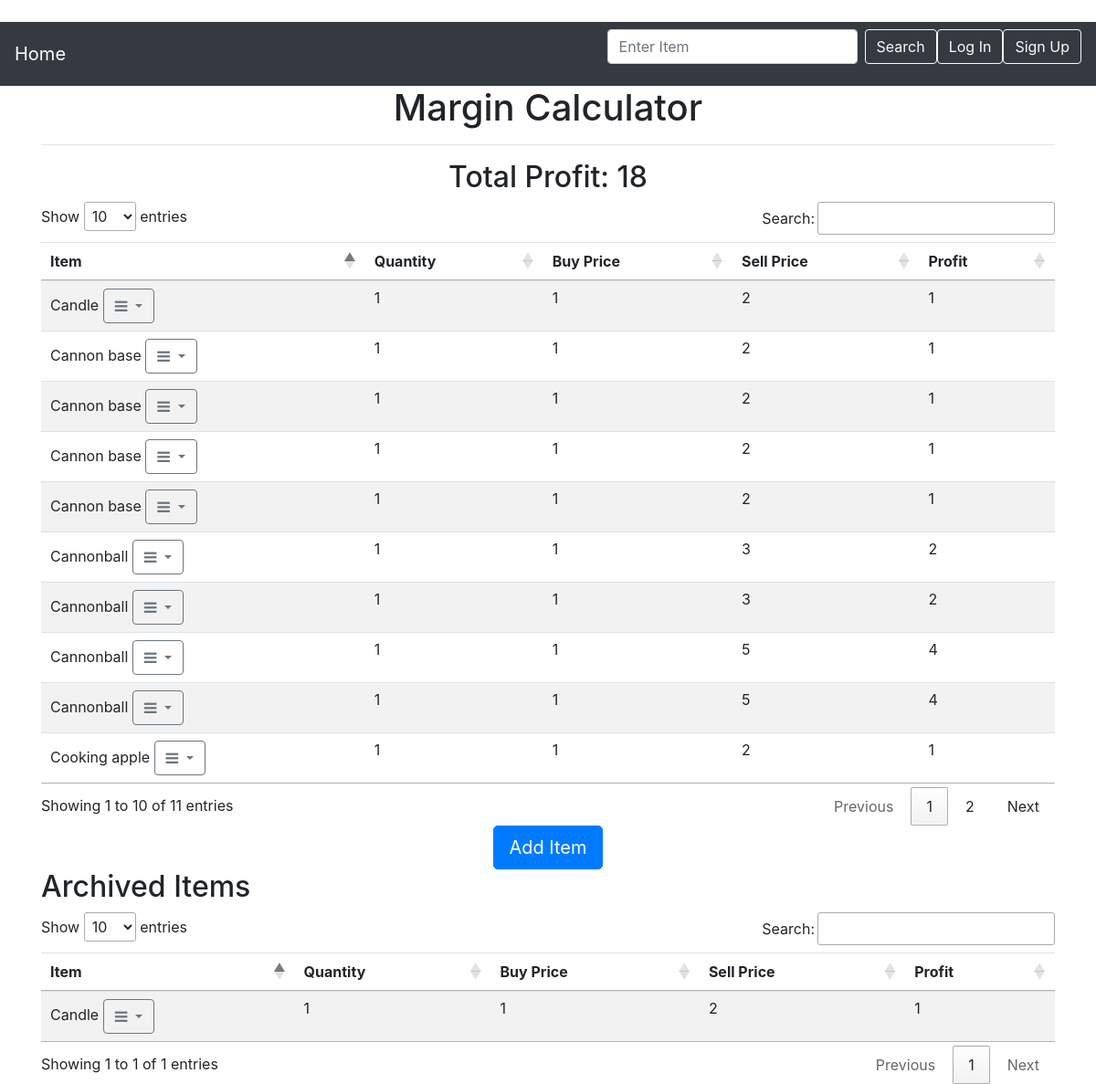
The page / on the database its author committed.
### app.py (models this page shows)
class Todo(db.Model):
    id = db.Column(db.Integer, primary_key=True)
    text = db.Column(db.String(200))
    complete = db.Column(db.Boolean)
    quantity = db.Column(db.Integer)
    buy = db.Column(db.Integer)
    sell = db.Column(db.Integer)

### app.py (the view)
@app.route('/')
def index():
    incomplete = Todo.query.filter_by(complete=False).all()
    complete = Todo.query.filter_by(complete=True).all()
    return render_template('index.html', incomplete=incomplete, complete=complete)

### templates/index.html (shortened to what this page needs)
﻿<!DOCTYPE html>
<html lang="en">
<head>
	<link rel="stylesheet" href="https://cdnjs.cloudflare.com/ajax/libs/font-awesome/4.7.0/css/font-awesome.min.css">
	<link rel="stylesheet" type="text/css" href="{{ url_for('static',filename='styles/main.css') }}">
	<link rel="stylesheet" href="https://stackpath.bootstrapcdn.com/bootstrap/4.1.1/css/bootstrap.min.css"
>
	<link rel="stylesheet" type="text/css" href="https://cdn.datatables.net/1.10.21/css/jquery.dataTables.css">
</head>
<body onload="sumProfit()">
	<nav class="navbar navbar-dark bg-dark">
		<a class="navbar-brand" href="{{ url_for('index') }}">Home</a>
		<form class="form-inline" action="{{ url_for('search') }}" method="POST">
			<input class="form-control mr-sm-2" type="text" name="search" placeholder="Enter Item" aria-label="Search" aria-describedby="basic-addon1">
			<button class="btn btn-outline-light my-2 my-sm-0" type="submit">Search</button>
			<button class="btn btn-outline-light my-2 my-sm-0" type="submit">Log In</button>
			<button class="btn btn-outline-light my-2 my-sm-0" type="submit">Sign Up</button>
		</form>
	</nav>
	<div class="container">
		<h1 class="text-center">Margin Calculator</h1>
		<hr />
		<div>
			<h2 class="text-center">
				Total Profit: <span id="profit"></span>
			</h2>
		</div>
		<div>
			<ul class="list-group">
				<table class="table-striped table" id="data-table">
					<thead>
						<tr>
							<th>
								Item
							</th>
							<th>
								Quantity
							</th>
							<th>
								Buy Price
							</th>
							<th>
								Sell Price
							</th>
							<th>
								Profit
							</th>
						</tr>
					</thead>
					<tbody>
						{% for todo in incomplete %}
						<tr>
							<td>
								<span class="dropdown">
									{{ todo.text }}
									<button class="btn btn-small btn btn-outline-secondary dropdown-toggle" type="button" data-toggle="dropdown">
										<i class="fa fa-bars more-btn" aria-hidden="true"></i>
									</button>
								</span>
							</td>
							<td>{{ todo.quantity }}</td>
							<td>{{ todo.buy }}</td>
							<td>{{ todo.sell}}</td>
							<td class="profit"> {{ (todo.sell - todo.buy) * todo.quantity }}</td>
						</tr>
						{% endfor %}
					</tbody>
				</table>
			</ul>
		</div>
		<div class="text-center">
			<button type="button" class="btn btn-primary btn-lg" id="add-item" onclick="showAddItem()">Add Item</button>
		</div>
		<h2>Archived Items</h2>
		<ul class="list-group">
			<table class="table table-striped" id="data-table-archive">
				<thead>
					<tr>
						<th>Item</th>
						<th>Quantity</th>
						<th>Buy Price</th>
						<th>Sell Price</th>
						<th>Profit</th>
					</tr>
				</thead>
				<tbody>
					{% for todo in complete %}
					<tr>
						<td>
							<span class="dropdown">
								{{ todo.text }}
								<button class="btn btn-small btn btn-outline-secondary dropdown-toggle" type="button" data-toggle="dropdown">
									<i class="fa fa-bars more-btn" aria-hidden="true"></i>
								</button>
							</span>
						</td>
						<td>{{ todo.quantity }}</td>
						<td>{{ todo.buy }}</td>
						<td>{{ todo.sell}}</td>
						<td> {{ (todo.sell - todo.buy) * todo.quantity }}</td>
					</tr>
					{% endfor %}
				</tbody>
			</table>
		</ul>
	</div>
</body>
</html>

### static/styles/main.css (style rules this page uses)
.more-btn { cursor: pointer; }
thead { border-top: solid thick; }

### rows shown on the page
Todo: text "Cooking apple", quantity "1", buy "1", sell "2", (todo.sell-todo.buy)*todo.quantity "1"
Todo: text "Cannon base", quantity "1", buy "1", sell "2", (todo.sell-todo.buy)*todo.quantity "1"
Todo: text "Cannon base", quantity "1", buy "1", sell "2", (todo.sell-todo.buy)*todo.quantity "1"
Todo: text "Candle", quantity "1", buy "1", sell "2", (todo.sell-todo.buy)*todo.quantity "1"
Todo: text "Cannon base", quantity "1", buy "1", sell "2", (todo.sell-todo.buy)*todo.quantity "1"
Todo: text "Cannon base", quantity "1", buy "1", sell "2", (todo.sell-todo.buy)*todo.quantity "1"
Todo: text "Cannonball", quantity "1", buy "1", sell "3", (todo.sell-todo.buy)*todo.quantity "2"
Todo: text "Cannonball", quantity "1", buy "1", sell "3", (todo.sell-todo.buy)*todo.quantity "2"
Todo: text "Cannonball", quantity "1", buy "1", sell "5", (todo.sell-todo.buy)*todo.quantity "4"
Todo: text "Cannonball", quantity "1", buy "1", sell "5", (todo.sell-todo.buy)*todo.quantity "4"
Todo: text "Candle", quantity "1", buy "1", sell "2", (todo.sell-todo.buy)*todo.quantity "1"
